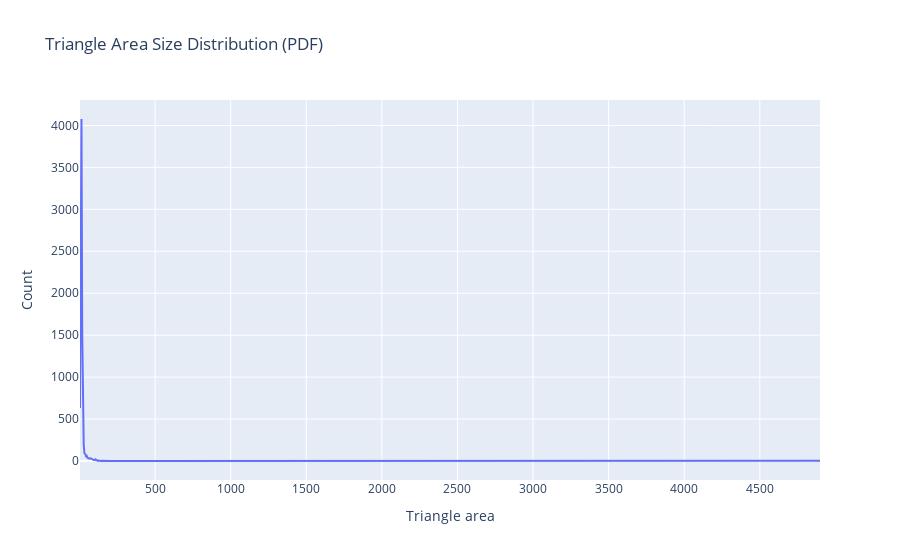

Write notebook code for a chart like this one.
### Markdown cell above
#===============================================
#======= Make stl-style mesh (surface) =========
#===============================================

### Code cell
verts, faces = gyroid_utils.mesh_tools.mesh_from_matrix(
        matrix=v,
        iso_level=0,
        spacing=(dx_grid, dy_grid, dz_grid),
        algo_step_size=3,
        x = 0.0,
        y = 0.0,
        z = 0.0,
        pad_width = 5,
        pad_val = 0,
    )



print(f"there are {len(faces)} faces in this model")
# simplify and clean the mesh
faces, verts = gyroid_utils.mesh_tools.simplify_mesh(faces, verts, target=10000)
verts, faces = gyroid_utils.mesh_tools.keep_largest_connected_component(verts, faces)

# ---- save the mesh ----
gyroid_utils.viz.save_mesh_as_html(faces, verts, file_name)
#export_as_STL_2(verts, faces, f"{working_path}/{file_name}.stl")
gyroid_utils.mesh_tools.export_as_STL(verts, faces, f"{file_name}.stl")

# ------ visualize the quality of your mesh ----
triangle_areas = gyroid_utils.mesh_tools.calculate_triangle_areas(verts, faces)
gyroid_utils.viz.plot_histogram(triangle_areas)
gyroid_utils.mesh_tools.check_mesh_validity(verts,faces)

### Figure 1 — Plotly figure (JSON) as saved in the notebook; plotly's stock layout.template omitted (floating-point values rounded to 4 significant figures; data arrays with more than 128 entries replaced by an {"elided": "..."} marker saying what was removed)
{"data": [{"mode": "lines", "name": "PDF", "type": "scatter", "x": {"elided": "1000 float values"}, "y": {"elided": "1000 int values"}}], "layout": {"title": {"text": "Triangle Area Size Distribution (PDF)"}, "xaxis": {"title": {"text": "Triangle area"}}, "yaxis": {"title": {"text": "Count"}}}}
